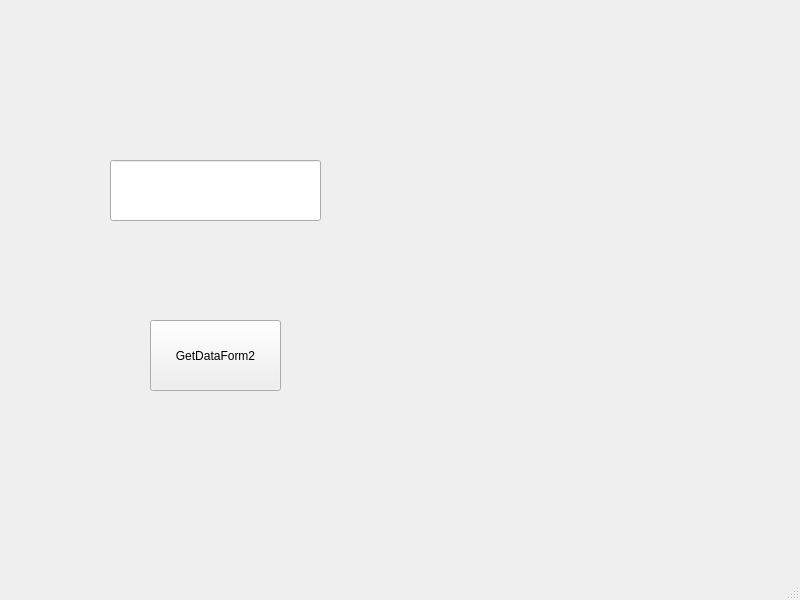
<?xml version="1.0" encoding="UTF-8"?>
<ui version="4.0">
 <class>MainWindow_1</class>
 <widget class="QMainWindow" name="MainWindow_1">
  <property name="geometry">
   <rect>
    <x>0</x>
    <y>0</y>
    <width>800</width>
    <height>600</height>
   </rect>
  </property>
  <property name="windowTitle">
   <string>Form1</string>
  </property>
  <widget class="QWidget" name="centralwidget">
   <widget class="QPushButton" name="pushButton">
    <property name="geometry">
     <rect>
      <x>150</x>
      <y>320</y>
      <width>131</width>
      <height>71</height>
     </rect>
    </property>
    <property name="text">
     <string>GetDataForm2</string>
    </property>
   </widget>
   <widget class="QLineEdit" name="lineEdit">
    <property name="geometry">
     <rect>
      <x>110</x>
      <y>160</y>
      <width>211</width>
      <height>61</height>
     </rect>
    </property>
   </widget>
  </widget>
  <widget class="QStatusBar" name="statusbar"/>
 </widget>
 <resources/>
 <connections/>
</ui>
